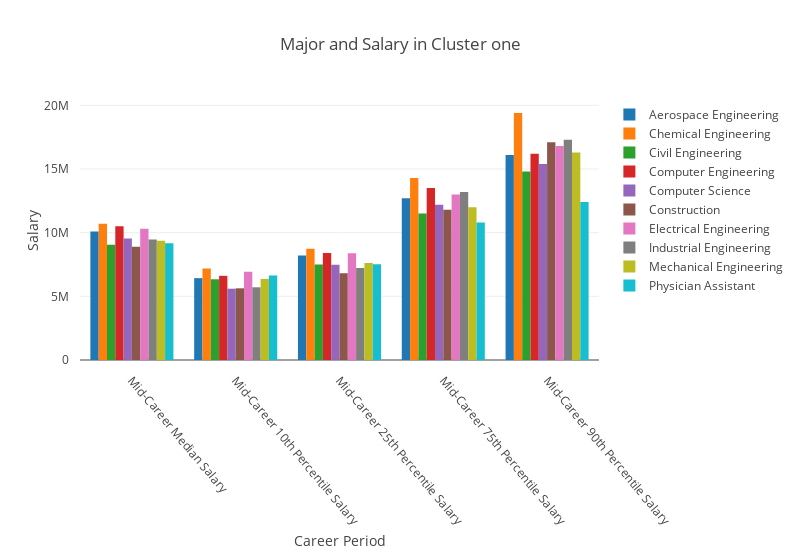

The notebook cell this image was saved under:
### Markdown cell above
## Results

### Cluster One 
The smallest cluster in terms of number of majors, this cluster contains degrees all related heavily to mathematics. It also contains the second highest average mid career salary.

### Code cell
cluster_one = cluster_one[['Undergraduate Major', 'Mid-Career Median Salary', 'Mid-Career 10th Percentile Salary', 'Mid-Career 25th Percentile Salary', 'Mid-Career 75th Percentile Salary', 'Mid-Career 90th Percentile Salary']]
tidy = (
    cluster_one.set_index('Undergraduate Major')
      .stack()
      .reset_index()
      .rename(columns={'level_1': 'Variable', 0: 'Value'})
)


cluster_one_trace_list = []

for label, label_df in tidy.groupby('Undergraduate Major'):
    cluster_one_trace_list.append(
        go.Bar(
            x=label_df.Variable,
            y=label_df.Value,
            name=label
        )
    )

layout = go.Layout(
    barmode='group',
    title='Major and Salary in Cluster one',
    xaxis = dict(title = 'Career Period', tickangle = 50),
    yaxis = dict(title = 'Salary'),
    width=800,
    margin=go.layout.Margin(
            b=200,
            t=100,
            pad=10
        ),
)
fig = go.Figure(data=cluster_one_trace_list, layout=layout)
py.offline.iplot(fig)

### Figure 1 — Plotly figure (JSON) as saved in the notebook; plotly's stock layout.template omitted (floating-point values rounded to 4 significant figures)
{"data": [{"name": "Aerospace Engineering", "type": "bar", "uid": "d0f45e06-8872-4cd7-897b-425433e19014", "x": ["Mid-Career Median Salary", "Mid-Career 10th Percentile Salary", "Mid-Career 25th Percentile Salary", "Mid-Career 75th Percentile Salary", "Mid-Career 90th Percentile Salary"], "y": [10100000, 6430000, 8210000, 12700000, 16100000]}, {"name": "Chemical Engineering", "type": "bar", "uid": "277d195b-b752-40b2-bdb4-bbe87c6ae5dd", "x": ["Mid-Career Median Salary", "Mid-Career 10th Percentile Salary", "Mid-Career 25th Percentile Salary", "Mid-Career 75th Percentile Salary", "Mid-Career 90th Percentile Salary"], "y": [10700000, 7190000, 8730000, 14300000, 19400000]}, {"name": "Civil Engineering", "type": "bar", "uid": "98841420-5105-48e0-8875-fea946835427", "x": ["Mid-Career Median Salary", "Mid-Career 10th Percentile Salary", "Mid-Career 25th Percentile Salary", "Mid-Career 75th Percentile Salary", "Mid-Career 90th Percentile Salary"], "y": [9050000, 6340000, 7510000, 11500000, 14800000]}, {"name": "Computer Engineering", "type": "bar", "uid": "aac49ec8-39de-429e-8cae-0abf25daf1d6", "x": ["Mid-Career Median Salary", "Mid-Career 10th Percentile Salary", "Mid-Career 25th Percentile Salary", "Mid-Career 75th Percentile Salary", "Mid-Career 90th Percentile Salary"], "y": [10500000, 6610000, 8410000, 13500000, 16200000]}, {"name": "Computer Science", "type": "bar", "uid": "81537547-4a18-49a8-86c0-44d8940ac2b7", "x": ["Mid-Career Median Salary", "Mid-Career 10th Percentile Salary", "Mid-Career 25th Percentile Salary", "Mid-Career 75th Percentile Salary", "Mid-Career 90th Percentile Salary"], "y": [9550000, 5600000, 7490000, 12200000, 15400000]}, {"name": "Construction", "type": "bar", "uid": "74d0f870-1cb5-4ed1-8c00-ae4573c4f4f4", "x": ["Mid-Career Median Salary", "Mid-Career 10th Percentile Salary", "Mid-Career 25th Percentile Salary", "Mid-Career 75th Percentile Salary", "Mid-Career 90th Percentile Salary"], "y": [8890000, 5630000, 6810000, 11800000, 17100000]}, {"name": "Electrical Engineering", "type": "bar", "uid": "b3832654-5f4b-4a4f-b7cc-72a779f55dba", "x": ["Mid-Career Median Salary", "Mid-Career 10th Percentile Salary", "Mid-Career 25th Percentile Salary", "Mid-Career 75th Percentile Salary", "Mid-Career 90th Percentile Salary"], "y": [10300000, 6930000, 8380000, 13000000, 16800000]}, {"name": "Industrial Engineering", "type": "bar", "uid": "675bb436-fc66-4f5b-9c04-935a4204b751", "x": ["Mid-Career Median Salary", "Mid-Career 10th Percentile Salary", "Mid-Career 25th Percentile Salary", "Mid-Career 75th Percentile Salary", "Mid-Career 90th Percentile Salary"], "y": [9470000, 5710000, 7230000, 13200000, 17300000]}, {"name": "Mechanical Engineering", "type": "bar", "uid": "bbcae13b-2408-43e5-a591-1f1cbc029394", "x": ["Mid-Career Median Salary", "Mid-Career 10th Percentile Salary", "Mid-Career 25th Percentile Salary", "Mid-Career 75th Percentile Salary", "Mid-Career 90th Percentile Salary"], "y": [9360000, 6370000, 7620000, 12000000, 16300000]}, {"name": "Physician Assistant", "type": "bar", "uid": "73f64af5-4e78-4975-8be1-4bed4e5fef26", "x": ["Mid-Career Median Salary", "Mid-Career 10th Percentile Salary", "Mid-Career 25th Percentile Salary", "Mid-Career 75th Percentile Salary", "Mid-Career 90th Percentile Salary"], "y": [9170000, 6640000, 7520000, 10800000, 12400000]}], "layout": {"barmode": "group", "margin": {"b": 200, "pad": 10, "t": 100}, "title": "Major and Salary in Cluster one", "width": 800, "xaxis": {"tickangle": 50, "title": "Career Period"}, "yaxis": {"title": "Salary"}}}
